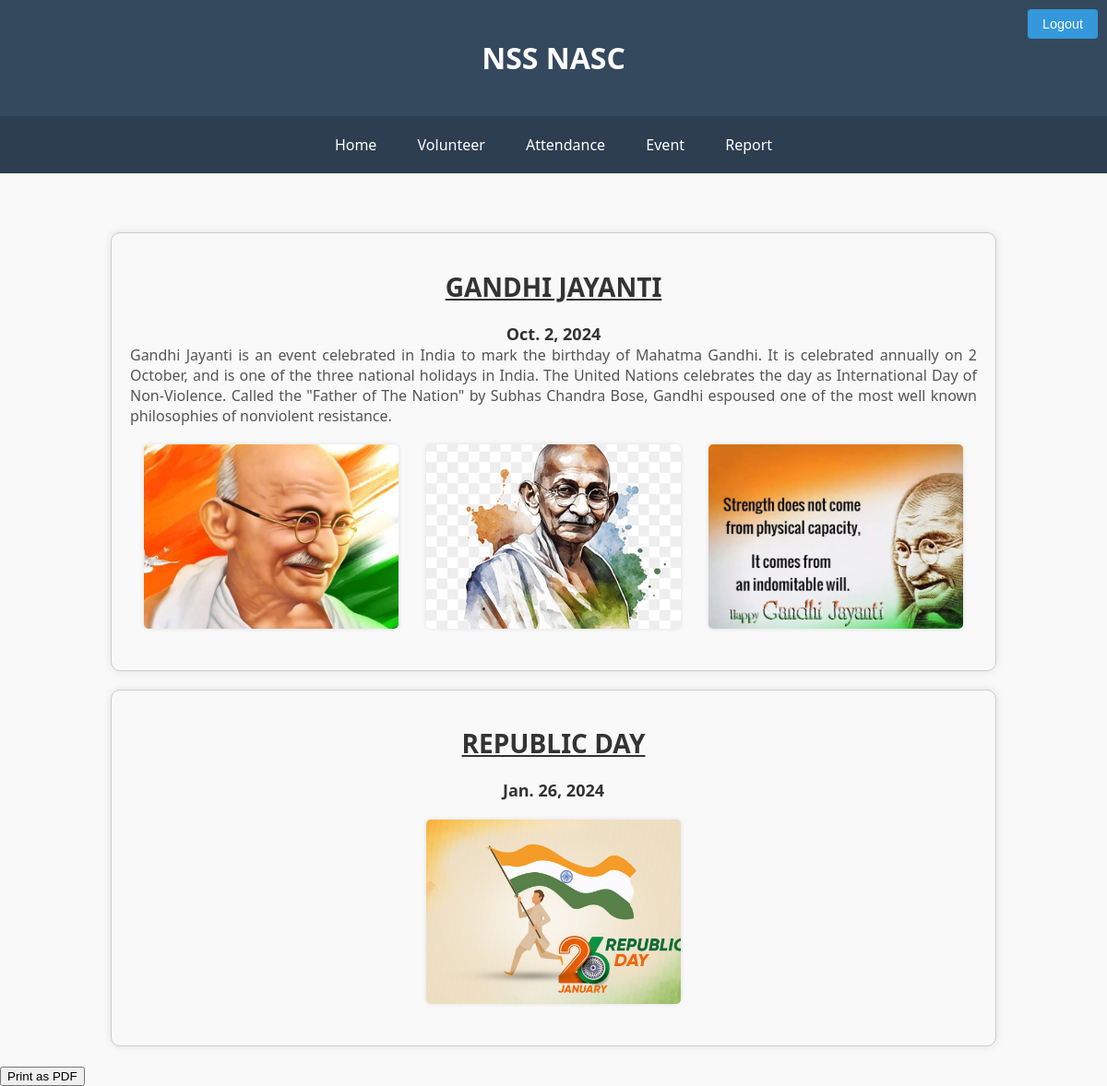
Page /report (signed in) on the committed database.
### nss/models.py (models this page shows, shortened)
class Event(models.Model):
    event_id=models.AutoField(primary_key=True)
    event_name=models.CharField(max_length=60)
    date=models.DateField()

class Event_details(models.Model):
    event=models.ForeignKey(Event,on_delete=models.CASCADE)
    start_time=models.TimeField(auto_now=False, auto_now_add=False)
    end_time=models.TimeField(auto_now=False, auto_now_add=False)
    des=models.TextField()

class Event_Photos(models.Model):
    event=models.ForeignKey(Event,on_delete=models.CASCADE)
    photo=models.ImageField(upload_to='events')

### nss/views.py (the view)
# urls.py: path('report',views.report,name='report'),
@login_required()
def report(request):
    report={
        'event':Event.objects.all()
    }
    pics={
        'pics':Event_Photos.objects.all()
    }
    details={
        'details':Event_details.objects.all()
    }
    return render(request,'nss/report.html',{**report,**pics,**details})

### nss/templates/nss/report.html (shortened to what this page needs)
{% extends 'nss/base.html' %}
{% block content %}
<div class="print-content">
    {% for event_item in event %}
    <div class="event-container">
        <h1 class="event-heading">{{ event_item.event_name | upper }}</h1>
        <div class="event-date">{{ event_item.date }}</div>
        <div class="event-description">
            {% for detail_item in details %}
            {% if detail_item.event.event_id == event_item.event_id %}
            {{ detail_item.des }}
            {% endif %}
            {% endfor %}
        </div>
        <div class="image-gallery">
            {% for pic_item in pics %}
            {% if pic_item.event.event_id == event_item.event_id %}
            <div class="gallery-item">
                <img src="{{ pic_item.photo.url }}">
            </div>
            {% endif %}
            {% endfor %}
        </div>
    </div>
    {% endfor %}
</div>
<div class="no-print">
    <button onclick="printPdf()">Print as PDF</button>
</div>
{% endblock %}

### nss/templates/nss/base.html (style rules this page uses)
body { background-color: #f9f9f9; color: #333; font-family: 'Segoe UI', Tahoma, Geneva, Verdana, sans-serif; margin: 0; padding: 0; }

### nss/templates/nss/report.html (style rules this page uses)
.event-container { margin: 20px 10%; padding: 20px; border: 1px solid #ccc; border-radius: 10px; box-shadow: 0 0 10px rgba(0, 0, 0, 0.1); background-color: #f9f9f9; text-align: center; }
.event-heading { font-size: 28px; font-weight: bold; text-decoration: underline; text-transform: capitalize; margin-bottom: 20px; }
.event-date { font-size: 18px; font-weight: bold; color: #333; }
.event-description { font-size: 16px; color: #555; margin-bottom: 20px; text-align: justify; }
.image-gallery { display: flex; flex-wrap: wrap; justify-content: space-around; }
.gallery-item { width: 30%; margin-bottom: 20px; }
.gallery-item img { width: 100%; height: 200px; object-fit: cover; border-radius: 5px; box-shadow: 0 0 5px rgba(0, 0, 0, 0.1); }

### rows in the picture
Event: event_name "GANDHI JAYANTI", date "Oct. 2, 2024"
Event_details: des "Gandhi Jayanti is an event celebrated in India to mark the birthday of Mahatma Gandhi. It is celebrated annually on 2 October, and is one of the three national holidays in India. The United Nations celebrates the day as International Day of Non-Violence. Called the \"Father of The Nation\" by Subhas Chandra Bose, Gandhi espoused one of the most well known philosophies of nonviolent resistance."
Event_Photos: photo (picture)
Event_Photos: photo (picture)
Event_Photos: photo (picture)
Event: event_name "REPUBLIC DAY", date "Jan. 26, 2024"
Event_Photos: photo (picture)
